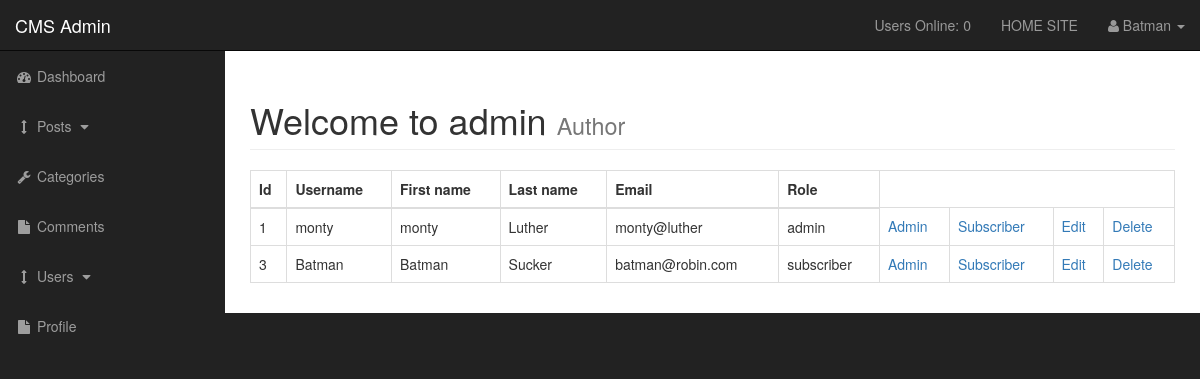
Page /admin/users.php (signed in) on the earlier database version.
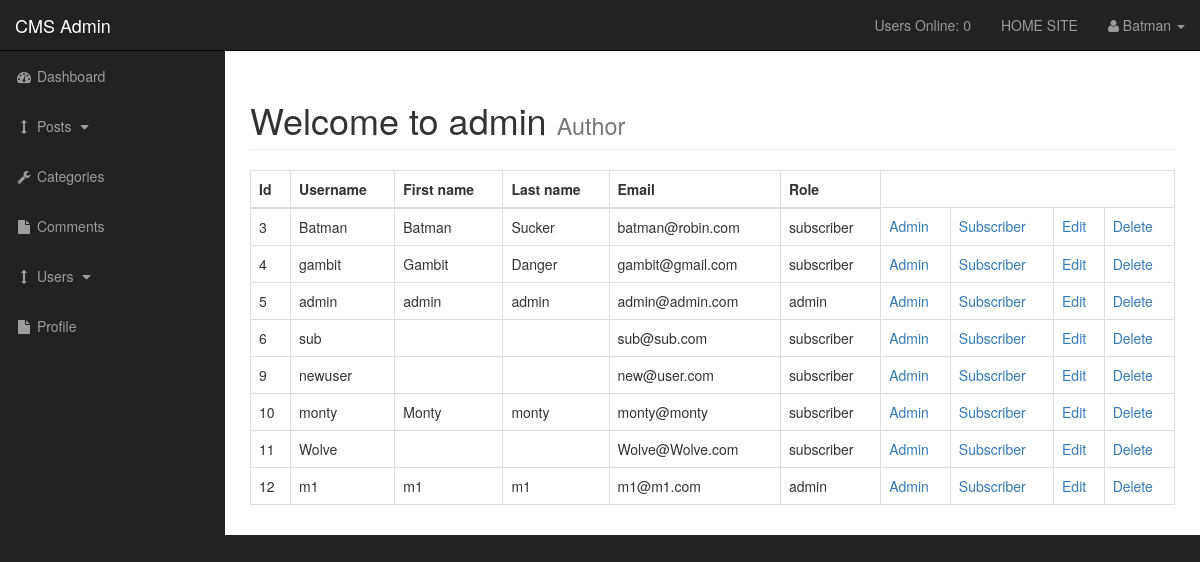
Same page on the later database version.
### tables this page shows
CREATE TABLE IF NOT EXISTS `users` (
  `user_id` int(3) NOT NULL,
  `username` varchar(255) NOT NULL,
  `user_password` varchar(255) NOT NULL,
  `user_firstname` varchar(255) NOT NULL,
  `user_lastname` varchar(255) NOT NULL,
  `user_email` varchar(255) NOT NULL,
  `user_image` text NOT NULL,
  `user_role` varchar(255) NOT NULL,
  `randSalt` varchar(255) NOT NULL DEFAULT '$2y$10$supermanalsousethiscms'
);

### admin/includes/view_all_users.php (the view, shortened to what this page needs)
                        <table class="table table-bordered  table-hover">
                            <thead>
                                <tr>
                                    <th>Id</th>
                                    <th>Username</th>
                                    <th>First name</th>
                                    <th>Last name</th>
                                    <th>Email</th>
                                    <th>Role</th>
                                </tr>
                            </thead>
                            <tbody>
<?php
$query= "SELECT * FROM users";
    $select_users = mysqli_query($connection,$query);
    while($row = mysqli_fetch_assoc($select_users))
    {
        $user_id = $row['user_id'];
        $username = $row['username'];
        $user_firstname = $row['user_firstname'];
        $user_lastname = $row['user_lastname'];
        $user_email = $row['user_email'];
        $user_role = $row['user_role'];
        echo "<tr>";
        echo "<td>$user_id</td>";
        echo "<td>$username</td>";
        echo "<td>$user_firstname</td>";
        echo "<td>$user_lastname</td>";
        echo "<td>$user_email</td>";
        echo "<td>$user_role</td>";
         echo "<td><a href='users.php?change_to_admin=$user_id'>Admin</a></td>";
        echo "<td><a href='users.php?change_to_subscriber=$user_id'>Subscriber</a></td>";
         echo "<td><a href='users.php?source=edit_user&edit_user=$user_id'>Edit</a></td>";
        echo "<td><a onClick=\"javascript: return confirm('Are you sure you want to delete');\" href='users.php?delete=$user_id'>Delete</a></td>";
        echo "</tr>";
    }
?>
                            </tbody>
                        </table>

Differences in the rows shown:
removed users: user_id "1", username "monty", user_firstname "monty", user_lastname "Luther", user_email "monty@luther", user_role "admin"
added users: user_id "4", username "gambit", user_firstname "Gambit", user_lastname "Danger", user_email "gambit@gmail.com", user_role "subscriber"
added users: user_id "5", username "admin", user_firstname "admin", user_lastname "admin", user_email "admin@admin.com", user_role "admin"
added users: user_id "6", username "sub", user_email "sub@sub.com", user_role "subscriber"
added users: user_id "9", username "newuser", user_email "new@user.com", user_role "subscriber"
added users: user_id "10", username "monty", user_firstname "Monty", user_lastname "monty", user_email "monty@monty", user_role "subscriber"
added users: user_id "11", username "Wolve", user_email "Wolve@Wolve.com", user_role "subscriber"
added users: user_id "12", username "m1", user_firstname "m1", user_lastname "m1", user_email "m1@m1.com", user_role "admin"
